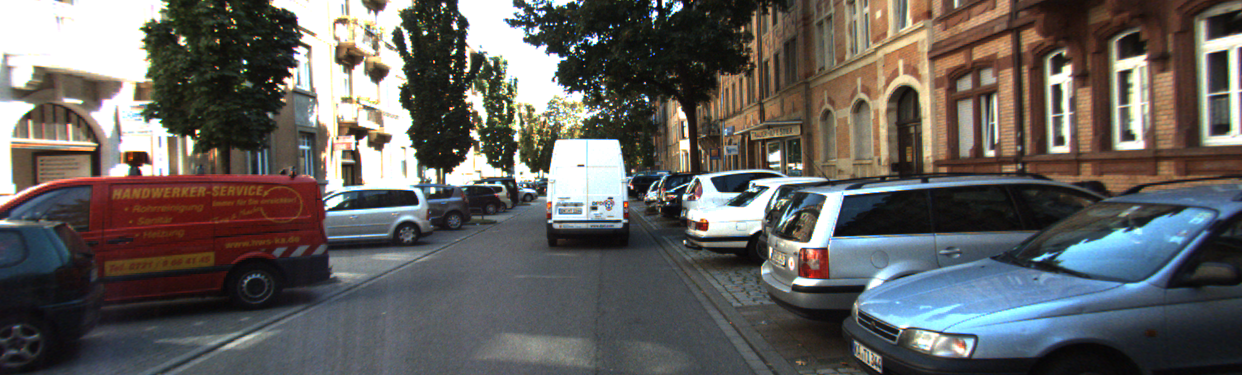
#> input picture data/000005_10.png, 1242 x 375 px
$ python main.py data/000005_10.png data/000005_11.png   (Python 2 division)
#> lines starting #> are read from the running program, lines starting #| are printed output that depends on the picture
import numpy as np
import cv2
import sys
from matplotlib import pyplot as plt

# PARAMETERS
MOVING_THRESHOLD = 0.5
MAX_CLUSTER_DISTANCE = 100


# Find the distance between a point and a line (a, b, c)
def get_distance_to_line(a, b, c, x, y):
	return abs((a * x) + (b * y) + c) / np.sqrt((a ** 2) + (b ** 2))


# Return the line (a, b, c) between 2 points
# [5 lines left out: function get_line, not called in this run]


# Draw the Focus of Expansion: https://docs.opencv.org/3.2.0/da/de9/tutorial_py_epipolar_geometry.html
def draw_foe(img1,lines,pts1,pts2):
	r,col = img1.shape
	img1 = cv2.cvtColor(img1,cv2.COLOR_GRAY2BGR)

	# draw the motion vector
	mask = np.zeros_like(img1)
	color = (0, 50, 250)
	for i,(pt1,pt2) in enumerate(zip(pts1,pts2)):
		a,b = pt1.ravel()
		c,d = pt2.ravel()
		img1 = cv2.line(img1, (a,b),(c,d), color, 2)

	return img1


# Determine independently moving points with a moving camera
# [32 lines left out: function draw_independently_moving_points_movingcam, not called in this run]

# Determine independently moving points with the camera in a fixed position
def draw_independently_moving_points_stablecam(img1, pts1, pts2):
	img1 = cv2.cvtColor(img1,cv2.COLOR_GRAY2BGR)
	moving_color = (255, 0, 0)
	stable_color = (0, 255, 0)
	moving_point_indices = []

	# Determine which keypoint pairs have a significant difference in position
	for i, (pt1, pt2) in enumerate(zip(pts1, pts2)):
		x1, y1 = pt1
		x2, y2 = pt2
		distance = np.sqrt((x1 - x2) ** 2 + (y1 - y2) ** 2)

		# If the points have moved any noticeable amount, then the object is independently moving due to the stable camera
		if distance  > 1:
			img1 = cv2.circle(img1,tuple(pt1),5,moving_color,-1)
			moving_point_indices.append(i)
		else:
			img1 = cv2.circle(img1,tuple(pt1),5,stable_color,-1)

	return img1, moving_point_indices


# Cluser a group of moving points for a given image
def cluster_moving_objects(img1, moving_point_indices, pts1):
	# Get Linked Points
	# node list [a b c d e f g]
	# connected  ^[b f g]
	linked_points = []
	for i in range(len(moving_point_indices)):
		ind_a = moving_point_indices[i]
		x_A1, y_A1 = pts1[ind_a]
		linked_points.append(set())
		linked_points[-1].add(i)

		# Compare with all other points
		for j in range(len(moving_point_indices)):
			ind_b = moving_point_indices[j]

			x_B2, y_B2 = pts1[ind_b]
			distance = np.sqrt((x_A1 - x_B2) ** 2 + (y_A1 - y_B2) ** 2)

			if distance < MAX_CLUSTER_DISTANCE:
				linked_points[-1].add(j)


	# Find clusters by searching all links to any given point
	groups = set()
	for i in range(len(linked_points)):
		group = set(linked_points[i])
		next_interation_pairs = group.copy()
		# Continue searching matching links until no new links are found
		while len(next_interation_pairs) > 0:
			current_pairs = next_interation_pairs
			next_interation_pairs = set()
			for j in current_pairs:
				other_pairs = linked_points[j]
				new_entries = set(other_pairs) - set(group)
				next_interation_pairs = next_interation_pairs.union(new_entries)
				group = group.union(new_entries)

		group = sorted(list(group))
		groups.add(tuple(group))

	groups = list(groups)

	# Display the clusters
	img1 = cv2.cvtColor(img1,cv2.COLOR_GRAY2BGR)
	for i in range(len(groups)):
		color = tuple(np.random.randint(0,255,3).tolist())
		group = groups[i]

		# Group centerx, centery, and min/max x and y points used to draw bounding circle
		gcenterx = 0
		gcentery = 0
		min_x = pts1[moving_point_indices[group[0]]][0]
		min_y = pts1[moving_point_indices[group[0]]][1]
		max_x = pts1[moving_point_indices[group[0]]][0]
		max_y = pts1[moving_point_indices[group[0]]][1]

		# Draw cluster points
		for index in group:
			x, y = pts1[moving_point_indices[index]]
			img1 = cv2.circle(img1,(x, y),5,color,-1)
			gcenterx += x
			gcentery += y
			min_x = min(min_x, x)
			min_y = min(min_y, y)
			max_x = max(max_x, x)
			max_y = max(max_y, y)

		# Draw the bounding circle
		gcenterx /= len(group)
		gcentery /= len(group)
		if len(group) == 1:
			radius = 25
		else:
			radius = max(max_x - min_x, max_y - min_y)
		img1 = cv2.circle(img1,(int(gcenterx), int(gcentery)), int(radius),color,3)

	return img1


# Given a list of lines, determine the intersection point using least-squares
# [7 lines left out: function find_intersection_point, not called in this run]


if __name__ == "__main__":

	# Check if all proper input arguments exist
	if len(sys.argv) != 3:
		print("Improper number of input arguments")
		print("USAGE: main.py <in_img_1> <in_img_2>")
		sys.exit()


	# Get image path from user input and read in image
	img1_gray = cv2.imread(sys.argv[1], 0)
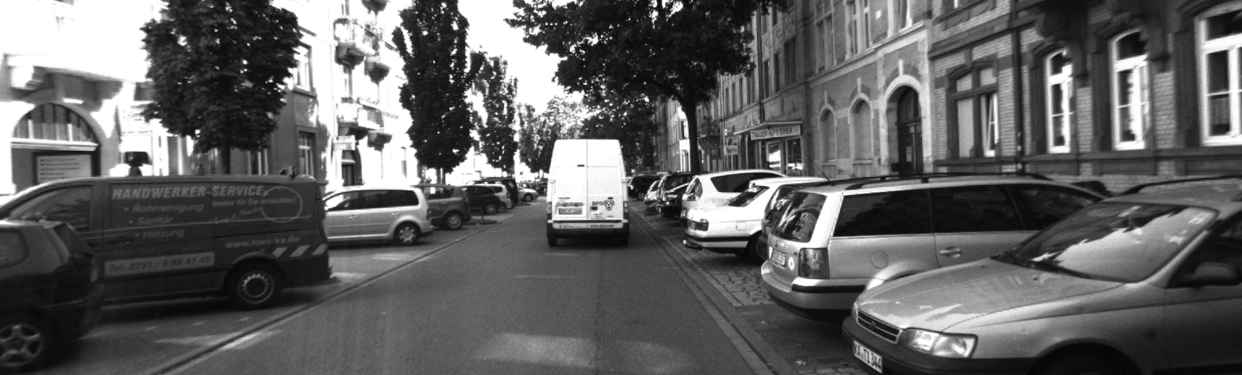
#> img1_gray: shape (375, 1242); min 4, max 255, mean 96.7
	img2_gray = cv2.imread(sys.argv[2], 0)
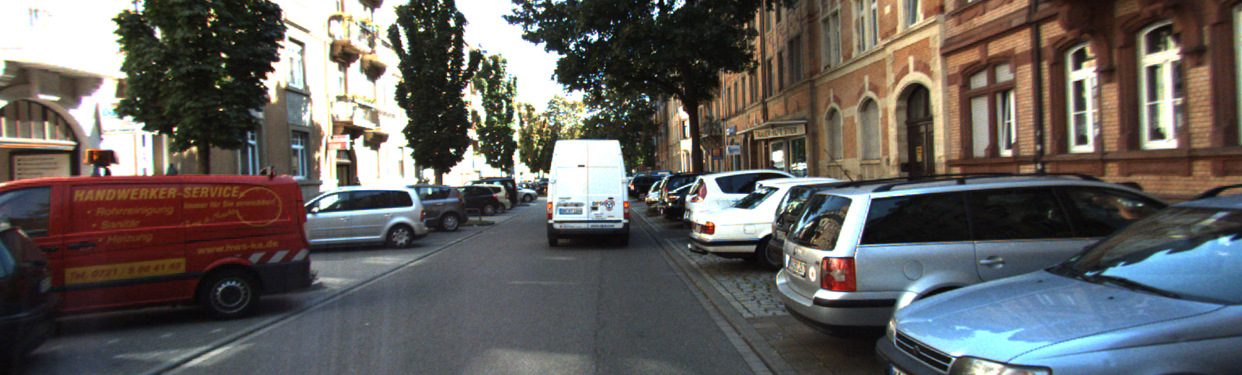
#> input picture data/000005_11.png, 1242 x 375 px
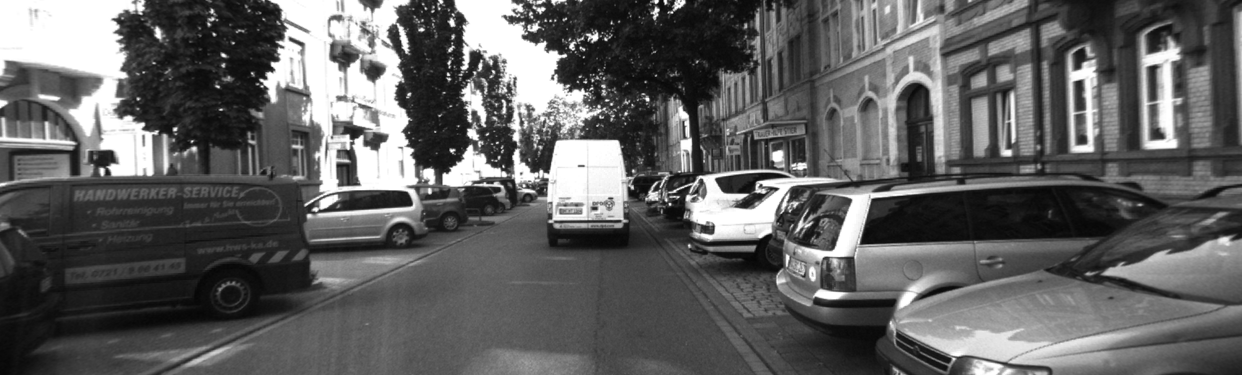
#> img2_gray: shape (375, 1242); min 6, max 255, mean 96.5


	# Lucas-Kanade Optical Flow in OpenCV
	# http://opencv-python-tutroals.readthedocs.io/en/latest/py_tutorials/py_video/py_lucas_kanade/py_lucas_kanade.html
	# params for ShiTomasi corner detection
	feature_params = dict( maxCorners = 100,
						   qualityLevel = 0.3,
						   minDistance = 7,
						   blockSize = 7 )

	# Parameters for lucas kanade optical flow
	lk_params = dict( winSize  = (15,15),
					  maxLevel = 2,
					  criteria = (cv2.TERM_CRITERIA_EPS | cv2.TERM_CRITERIA_COUNT, 10, 0.03))

	# https://docs.opencv.org/3.0-beta/doc/py_tutorials/py_feature2d/py_shi_tomasi/py_shi_tomasi.html
	# Take first frame and find corners in it
	p1 = cv2.goodFeaturesToTrack(img1_gray, mask = None, **feature_params)
#> p1 = 100 rows, first 8: [197, 132], [655, 10], [443, 5], [425, 32], [590, 40], [697, 178], [432, 190], [751, 188]

	# calculate optical flow
	p2, st, err = cv2.calcOpticalFlowPyrLK(img1_gray, img2_gray, p1, None, **lk_params)
#> p2 = 100 rows, first 8: [193.1, 149.1], [656.6, 6.55], [439.8, 0.554], [421.5, 28.74], [590.2, 36.97], [700.8, 178.3], [428.8, 190.5], [758, 189.1]; st = 100 values, max 1 at index 0, min 0 at index 37, mean 0.97; err = 100 values, max 88.87 at index 54, min 4.57e-41 at index 37, mean 15.68

	# Select good points
	pts1 = p1[st==1]
#> pts1 = 97 pairs, first value 140 to 1227, second value 4 to 330
	pts2 = p2[st==1]
#> pts2 = 97 pairs, first value 108.9 to 1235.8, second value -4.8 to 336.9

	# Determine if the camera is moving or not
	moving_count = []
	for new,old in zip(pts2,pts1):
		a,b = new.ravel()
		c,d = old.ravel()
		dist = np.sqrt((a - c)**2 + (b - d)**2)
		moving_count.append(1 * (dist > 1))
#> this loop made 97 passes
#> (a, b, c, d, dist) on passes 1 to 12: (193.1, 149.1, 197, 132, 17.53), (656.6, 6.55, 655, 10, 3.78), (439.8, 0.554, 443, 5, 5.45), (421.5, 28.74, 425, 32, 4.81), (590.2, 36.97, 590, 40, 3.04), (700.8, 178.3, 697, 178, 3.86), (428.8, 190.5, 432, 190, 3.25), (758, 189.1, 751, 188, 7.12), (716.5, 179.3, 712, 179, 4.54), (469.7, 131.1, 472, 132, 2.48), (584.2, 91.65, 584, 93, 1.37), (546.4, 171.2, 546, 171, 0.454)
#> after the loop, moving_count = 97 values, max 1 at index 0, min 0 at index 11, mean 0.814

	percent_moving = sum(moving_count) / len(moving_count)
#> percent_moving = 0
	print("Percent Moving: {:.2f} %".format(percent_moving * 100))
#| Percent Moving: 0.00 %
	is_moving = percent_moving > MOVING_THRESHOLD
#> is_moving = False
	if is_moving:
		print("Status: Camera is moving")
	else:
		print("Status: Camera is stationary")

	# Get fundamental matrix and filter out bad points
	F, fmask = cv2.findFundamentalMat(pts1.astype(np.int32),pts2.astype(np.int32),cv2.FM_RANSAC)
#> F = [[-1.17e-06, 0.000234, -0.0475], [-0.000225, 2.11e-05, 0.209], [0.0473, -0.221, 1]]; fmask = 97 values, max 1 at index 1, min 0 at index 0, mean 0.948
	print("Fundamental Matrix\n", F)
#| Fundamental Matrix
#|  [[-1.17365270e-06  2.33893972e-04 -4.74561438e-02]
#|  [-2.25157775e-04  2.11474801e-05  2.09478542e-01]
#|  [ 4.72976698e-02 -2.21159671e-01  1.00000000e+00]]
	pts1 = pts1[fmask.ravel()==1]
#> pts1 = 92 pairs, first value 140 to 1227, second value 4 to 217
	pts2 = pts2[fmask.ravel()==1]
#> pts2 = 92 pairs, first value 108.9 to 1235.8, second value -4.8 to 217.1

	# Find epilines corresponding in the images
	lines1 = cv2.computeCorrespondEpilines(pts2.reshape(-1,1,2), 2, F).reshape(-1,3)
#> lines1 = 92 rows, first 8: [0.555, -0.832, -354.9], [0.367, -0.93, -155.4], [0.314, -0.949, -101], [0.422, -0.907, -212.1], [0.117, -0.993, 94.64], [0.0333, -0.999, 175.9], [0.0955, -0.995, 116], [0.121, -0.993, 91.05]
	lines2 = cv2.computeCorrespondEpilines(pts1.reshape(-1,1,2), 1, F).reshape(-1,3)
#> lines2 = 92 rows, first 8: [-0.594, 0.805, 385.1], [-0.392, 0.92, 174.6], [-0.333, 0.943, 115.5], [-0.448, 0.894, 231.5], [-0.117, 0.993, -95.24], [-0.0303, 1, -177.1], [-0.0979, 0.995, -113.5], [-0.12, 0.993, -92.08]

	# drawing its lines on the left and right images
	img1_foe = draw_foe(img1_gray, lines1, pts1, pts2)
#> the loop in draw_foe, `for i,(pt1,pt2) in enumerate(zip(pts1,pts2)):` made 92 passes
#> (a, b, c, d) on passes 1 to 12: (655, 10, 656.6, 6.55), (443, 5, 439.8, 0.554), (425, 32, 421.5, 28.74), (590, 40, 590.2, 36.97), (697, 178, 700.8, 178.3), (432, 190, 428.8, 190.5), (751, 188, 758, 189.1), (712, 179, 716.5, 179.3), (472, 132, 469.7, 131.1), (584, 93, 584.2, 91.65), (546, 171, 546.4, 171.2), (543, 13, 542, 9.33)
#> after the loop in draw_foe, `for i,(pt1,pt2) in enumerate(zip(pts1,pts2)):`:
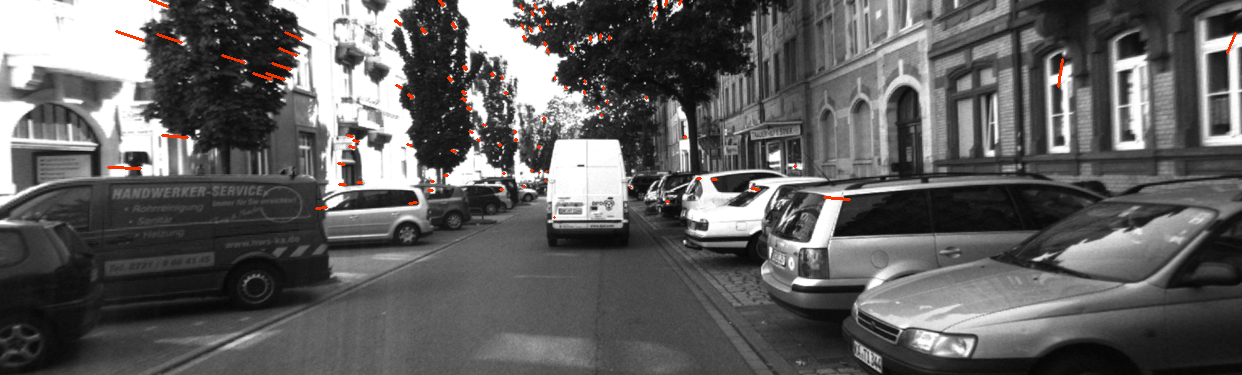
#> img1: shape (375, 1242, 3); mean B, G, R 96.1, 96.3, 97.2

	if is_moving:
		# Least Squares Error - Line Intersection
		x1, y1 = find_intersection_point(lines1)
		x2, y2 = find_intersection_point(lines2)
		print("Intersection Point in first image: ({:.0f},{:.0f})".format(x1[0],y1[0]))
		print("Intersection Point in second image: ({:.0f},{:.0f})".format(x2[0],y2[0]))

		# Draw intersection points onto the output image
		cv2.circle(img1_foe, (x1, y1), 5, (255, 0, 0), -1)

		# Get moving objects
		img1_moving_objects, moving_point_indices = draw_independently_moving_points_movingcam(img1_gray, lines1, pts1, pts2,  (x1, y1), (x2, y2))
	else:
		# Get moving objects
		img1_moving_objects, moving_point_indices = draw_independently_moving_points_stablecam(img1_gray, pts1, pts2)
#> the loop in draw_independently_moving_points_stablecam, `for i, (pt1, pt2) in enumerate(zip(pts1, pts2)):` made 92 passes
#> (pt1, pt2) on passes 30 to 41: ([470, 109], [468, 107.8]), ([597, 108], [597.5, 107.7]), ([284, 79], [266.4, 73.65]), ([411, 145], [407.3, 144.5]), ([358, 141], [353.1, 140.5]), ([352, 136], [347.1, 135.3]), ([479, 140], [477.8, 139.7]), ([541, 30], [539.9, 26.8]), ([187, 137], [162.8, 135.8]), ([140, 168], [108.9, 167.4]), ([504, 173], [503.2, 173.1]), ([465, 93], [462.2, 91.08])
#> (x1, y1, x2, y2, distance) on passes 1 to 6: (655, 10, 656.6, 6.55, 3.78), (443, 5, 439.8, 0.554, 5.45), (425, 32, 421.5, 28.74, 4.81), (590, 40, 590.2, 36.97, 3.04), (697, 178, 700.8, 178.3, 3.86), (432, 190, 428.8, 190.5, 3.25)
#> after the loop in draw_independently_moving_points_stablecam, `for i, (pt1, pt2) in enumerate(zip(pts1, pts2)):`:
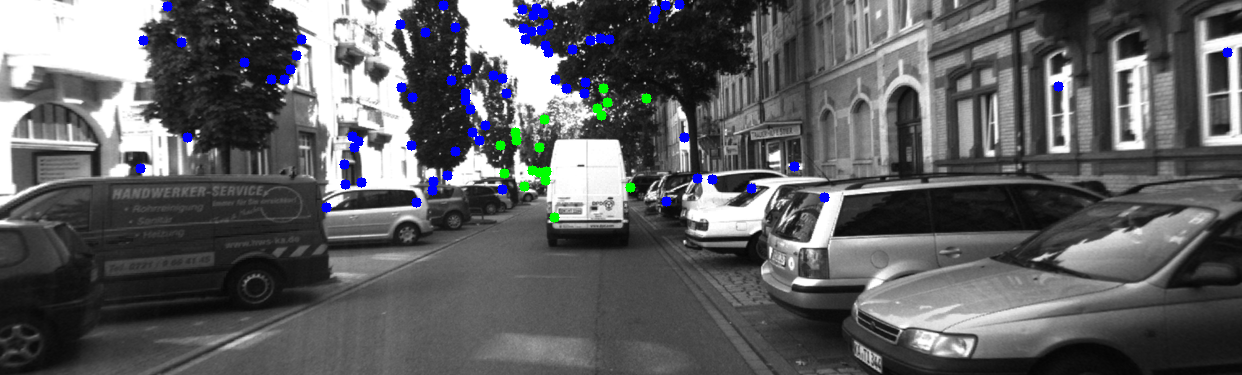
#> img1: shape (375, 1242, 3); mean B, G, R 97.9, 95.4, 94.7


	# Display image 1 with motion vectors and focus of expansion point
	plt.imshow(img1_foe)
	plt.show()

	# Display Moving Objects
	plt.imshow(img1_moving_objects)
	plt.show()

	# Get clusters and display the result
	clusters = cluster_moving_objects(img1_gray, moving_point_indices, pts1)
#> the loop in cluster_moving_objects, `for i in range(len(moving_point_indices)):` made 74 passes
#> the loop in cluster_moving_objects, `for i in range(len(linked_points)):` made 74 passes
#> the loop in cluster_moving_objects, `for i in range(len(groups)):` made 4 passes
#> pass 1, in cluster_moving_objects, `img1 = cv2.circle(img1,(int(gcenterx), int(gcentery)), int(radius),col..`:
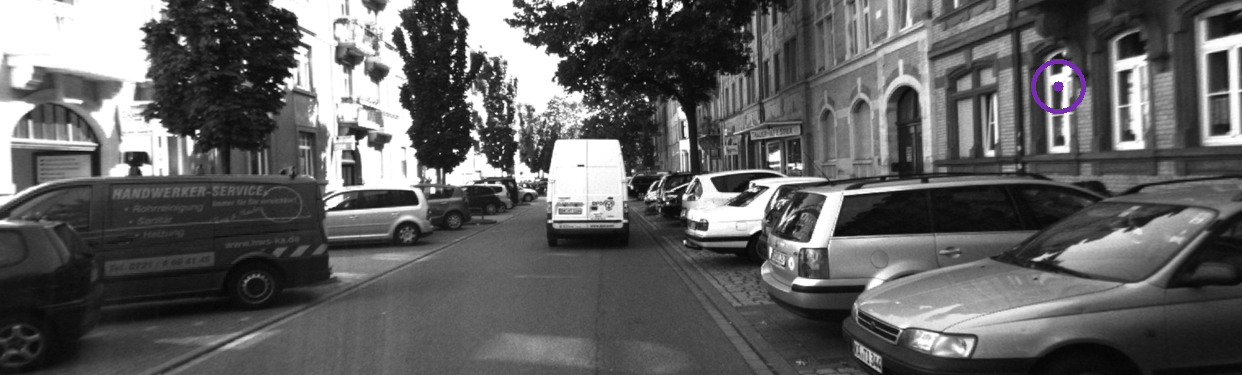
#> img1: shape (375, 1242, 3); mean B, G, R 96.9, 96.6, 96.8
#> after the loop in cluster_moving_objects, `for i in range(len(groups)):`:
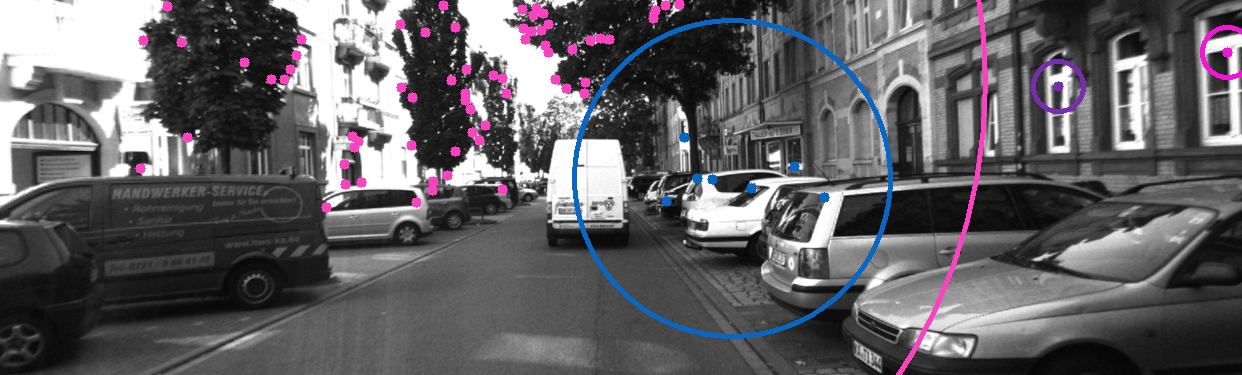
#> img1: shape (375, 1242, 3); mean B, G, R 99.3, 95.8, 97.9
	plt.imshow(clusters)
	plt.show()
